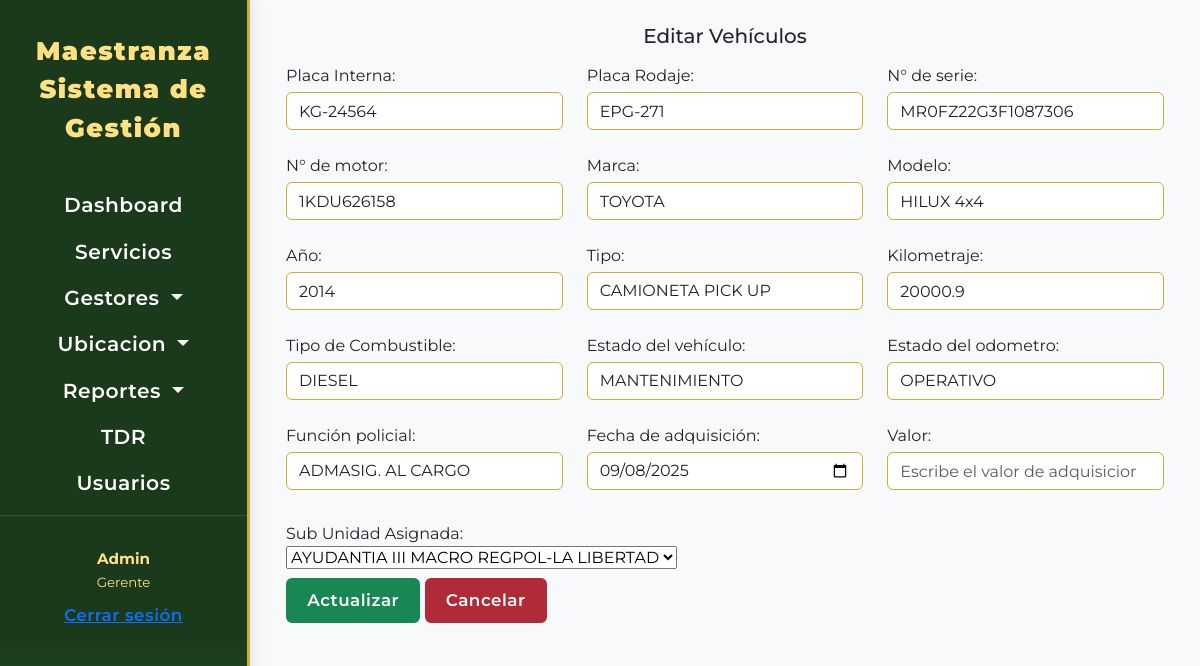
The app's page /vehiculos/editar/1/ (signed in) with its own data.
### vehiculo/models.py (models this page shows, shortened)
class Vehiculo(models.Model):
    placa_int = models.CharField(
        max_length=8,
        unique=True,
        verbose_name="Placa Interna"
    )
    placa_rod = models.CharField(
        max_length=8,
        unique=True,
        verbose_name="Placa Rodaje"
    )
    vin = models.CharField(
        max_length= 20,
        unique=True,
        verbose_name= 'N° de serie'
    )
    num_motor = models.CharField(
        max_length= 25,
        verbose_name= 'N° de motor'
    )
    marca = models.CharField(
        max_length=50,
        verbose_name="Marca"
    )
    modelo = models.CharField(
        max_length=50,
        verbose_name="Modelo"
    )
    anio = models.PositiveIntegerField(
        verbose_name="Año"
    )
    tipo = models.CharField(
        max_length=30,
        choices=TIPOS_VEHICULO_CHOICES,
        default='Sedan',
        verbose_name='Tipo'
    )
    kilometraje = models.DecimalField(
        max_digits= 18,
        decimal_places=1,
        blank=False,
        null=False,
        verbose_name="Kilometraje"
    )
    estado_vehi = models.CharField(
        max_length=30,
        choices=ESTADOS_VEHICULO_CHOICES,
        default='OPERATIVO',
        verbose_name='Estado del vehículo'
    )
    estado_odo = models.CharField(
        max_length=30,
        choices=ESTADOS_ODOMETRO_VEHICULO_CHOICES,
        default='OPERATIVO',
        verbose_name='Estado del odometro'
    )
    fecha_adquisicion = models.DateTimeField(
        blank=True,
        null= True,
        verbose_name= 'Fecha de adquisición'
    )
    tipo_combustible = models.CharField(
        max_length=20,
        choices=TIPO_COMBUSTIBLE_CHOICES,
        default='Gasolina',
        verbose_name="Tipo de Combustible"
    )
    funcion = models.CharField(
        max_length=30,
        choices=FUNCION_VEHICULO_CHOICES,
        default='ADMINISTRATIVO',
        verbose_name='Función policial'
    )
    valor = models.DecimalField(
        max_digits= 18,
        decimal_places=2,
        blank=True,
        null=True,
        verbose_name="Valor"
    )
    subunidad = models.ForeignKey(
        SubUnidad,
        on_delete= models.CASCADE,
        verbose_name= 'Sub Unidad Asignada'
    )
    created = models.DateTimeField(
        auto_now_add=True,
        editable=True
    )
    class Meta:
        verbose_name = "Vehículo"
        verbose_name_plural = "Vehículos"
        ordering = ['created']

### vehiculo/views.py (the view)
# urls.py: path('editar/<int:id>/', views.vehiculo_gestion, name='vehiculo_editar'),
@login_required
def vehiculo_gestion(request, id=None):
    vehiculos, modo, extra = modo_gestion(Vehiculo,id)
    if request.method == 'POST':
        form = VehiculoForm(request.POST, instance=vehiculos)
        if form.is_valid():
            try:
                vehiculos = form.save()
                messages.success(request, f"Vehículo {'creado' if modo == 'crear' else 'actualizado'} correctamente.")
                return redirect('vehiculo_index')
            except Exception as e:
                messages.error(request, f"Error al guardar el vehículos: {e}")
    else:
        form = VehiculoForm(instance=vehiculos)
    context = {
        'form' : form,
        'vehiculos': vehiculos,
        'modo': modo,
        'extra': extra
    }
    return render(request, 'vehiculo/gestion.html', context)

### maestranza/utils.py (called while the page is built)
def modo_gestion(modelo,id=None):
    if id:
        return get_object_or_404(modelo, id=id), 'editar', 0
    return None, 'crear', 1

### ubicacion/models.py (called while the page is built)
    def __str__(self):
        return self.nombre

### templates/vehiculo/gestion.html (shortened to what this page needs)
{% extends "components/formulario.html" %}
{% block formtit %}
{% if modo == 'editar' %}
Editar Vehículos
{% else %}
Crear Vehículos
{% endif %}
{% endblock formtit %}
{% block formulario %}
<div class="row">
    <div class="col-md-4 mb-2">
        <div>{{form.placa_int.label}}:</div>
        <div>{{form.placa_int}}</div>
    </div>
    <div class="col-md-4 mb-2">
        <div>{{form.placa_rod.label}}:</div>
        <div>{{form.placa_rod}}</div>
    </div>
    <div class="col-md-4 mb-2">
        <div>{{form.vin.label}}:</div>
        <div>{{form.vin}}</div>
    </div>
</div>
<div class="row">
    <div class="col-md-4 mb-2">
        <div>{{form.num_motor.label}}:</div>
        <div>{{form.num_motor}}</div>
    </div>
    <div class="col-md-4 mb-2">
        <div>{{form.marca.label}}:</div>
        <div>{{form.marca}}</div>
    </div>
    <div class="col-md-4 mb-2">
        <div>{{form.modelo.label}}:</div>
        <div>{{form.modelo}}</div>
    </div>
</div>
<div class="row">
    <div class="col-md-4 mb-2">
        <div>{{form.anio.label}}:</div>
        <div>{{form.anio}}</div>
    </div>
    <div class="col-md-4 mb-2">
        <div>{{form.tipo.label}}:</div>
        <div>{{form.tipo}}</div>
    </div>
    <div class="col-md-4 mb-2">
        <div>{{form.kilometraje.label}}:</div>
        <div>{{form.kilometraje}}</div>
    </div>
</div>
<div class="row">
    <div class="col-md-4 mb-2">
        <div>{{form.tipo_combustible.label}}:</div>
        <div>{{form.tipo_combustible}}</div>
    </div>
    <div class="col-md-4 mb-2">
        <div>{{form.estado_vehi.label}}:</div>
        <div>{{form.estado_vehi}}</div>
    </div>
    <div class="col-md-4 mb-2">
        <div>{{form.estado_odo.label}}:</div>
        <div>{{form.estado_odo}}</div>
    </div>
</div>
<div class="row">
    <div class="col-md-4 mb-2">
        <div>{{form.funcion.label}}:</div>
        <div>{{form.funcion}}</div>
    </div>
    <div class="col-md-4 mb-2">
        <div>{{form.fecha_adquisicion.label}}:</div>
        <div>{{form.fecha_adquisicion}}</div>
    </div>
    <div class="col-md-4 mb-2">
        <div>{{form.valor.label}}:</div>
        <div>{{form.valor}}</div>
    </div>
</div>
<div class="row">
    <div class="col-md-12 mb-2">
        <div>{{form.subunidad.label}}:</div>
        <div>{{form.subunidad}}</div>
    </div>
</div>
<button class="btn btn-success" type="submit">
    {% if modo == 'editar' %}Actualizar{% else %}Guardar{% endif %}
</button>
<a class="btn btn-danger" href="{% url 'vehiculo_index'%}">Cancelar</a>
{% endblock formulario %}

### static/css/base1.css (style rules this page uses)
:root { --Primary-color: #1B3A1B; --Secondary-color: #2E5939; --Accent-color: #C9B037; --Text-color: #fff; --Sidebar-bg: #1B3A1B; --Sidebar-active: #C9B037; --Sidebar-hover: #2E5939; --Table-header-bg: #2E5939; --Table-header-text: #fff; --Table-row-hover: #e9f5e1; --Button-primary: #1B3A1B; --Button-primary-hover: #2E5939; --Button-danger: #b02a37; --Button-danger-hover: #7a1d25; --Button-secondary: #495057; --Button-secondary-hover: #343a40; --Input-border: #C9B037; --Input-focus: #2E5939; --sidebar-width-bs5: 250px; --sidebar-bg-mobile: rgba(27,58,27,0.97); }
body, .sidebar-bs5, .main-content-wrapper-bs5 { font-family: 'Montserrat', Arial, Helvetica, sans-serif; }
.btn { border-radius: 0.375rem !important; font-weight: 600 !important; font-size: 1.05rem !important; letter-spacing: 0.5px; padding: 0.5rem 1.2rem !important; box-shadow: none !important; border-width: 2px !important; margin-bottom: 0.5rem; white-space: normal; }
.btn-danger { background-color: var(--Button-danger); border-color: var(--Button-danger); color: #fff; font-weight: 600; letter-spacing: 0.5px; }
.form-control, .select2-container--default .select2-selection--single { border: 1.5px solid var(--Input-border) !important; border-radius: 0.375rem; background-color: #fff; color: #222; height: 38px !important; box-shadow: none; }

### records on screen
Vehiculo: placa_int "KG-24564", placa_rod "EPG-271", vin "MR0FZ22G3F1087306", num_motor "1KDU626158", marca "TOYOTA", modelo "HILUX 4x4", anio "2014", tipo "CAMIONETA PICK UP", kilometraje "20000.9", tipo_combustible "DIESEL", estado_vehi "MANTENIMIENTO", estado_odo "OPERATIVO", funcion "ADMASIG. AL CARGO", fecha_adquisicion "09/08/2025", subunidad "AYUDANTIA III MACRO REGPOL-LA LIBERTAD"
